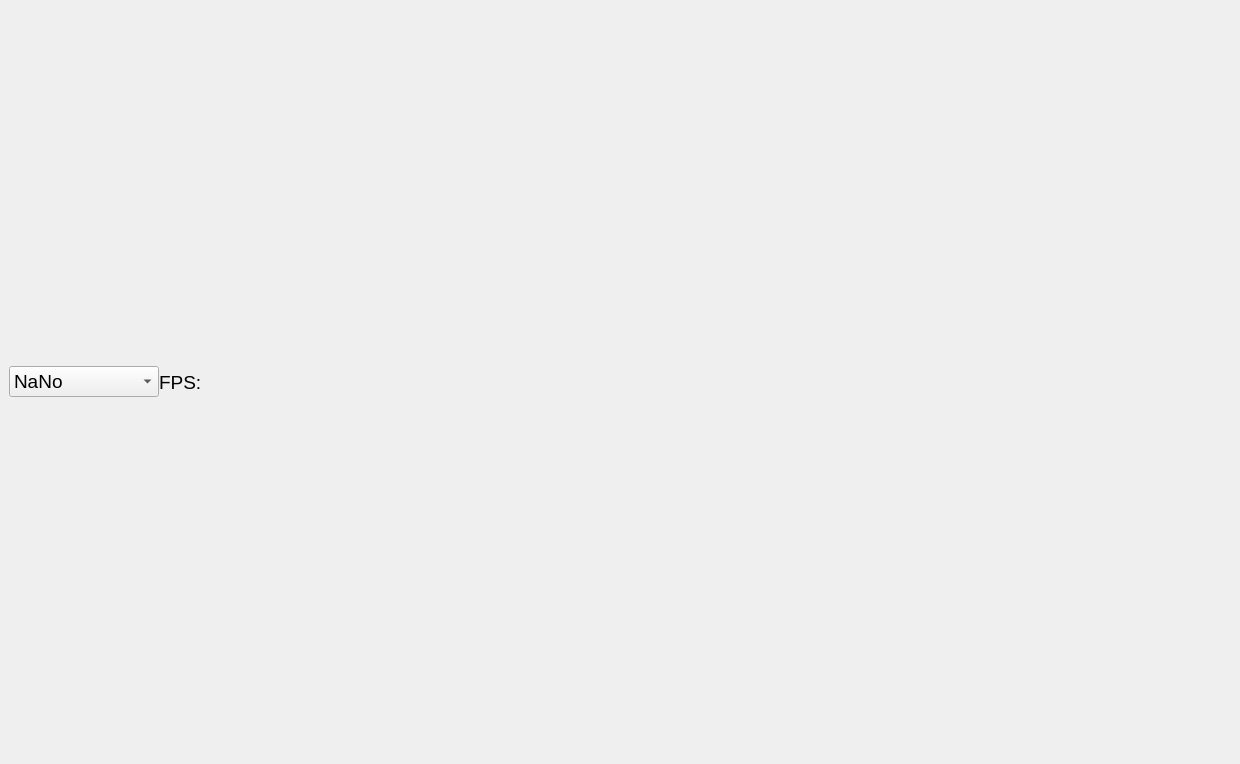
<?xml version="1.0" encoding="UTF-8"?>
<ui version="4.0">
 <class>MainWindow</class>
 <widget class="QMainWindow" name="MainWindow">
  <property name="geometry">
   <rect>
    <x>0</x>
    <y>0</y>
    <width>1240</width>
    <height>764</height>
   </rect>
  </property>
  <property name="font">
   <font>
    <pointsize>14</pointsize>
   </font>
  </property>
  <property name="windowTitle">
   <string>MainWindow</string>
  </property>
  <property name="windowIcon">
   <iconset resource="Resources/Main.qrc">
    <normaloff>:/img/monitor.png</normaloff>:/img/monitor.png</iconset>
  </property>
  <widget class="QWidget" name="centralwidget">
   <layout class="QVBoxLayout" name="verticalLayout_2">
    <property name="spacing">
     <number>0</number>
    </property>
    <property name="leftMargin">
     <number>0</number>
    </property>
    <property name="topMargin">
     <number>0</number>
    </property>
    <property name="rightMargin">
     <number>0</number>
    </property>
    <property name="bottomMargin">
     <number>0</number>
    </property>
    <item>
     <layout class="QHBoxLayout" name="Tools">
      <item>
       <layout class="QHBoxLayout" name="horizontalLayout">
        <property name="leftMargin">
         <number>9</number>
        </property>
        <property name="topMargin">
         <number>9</number>
        </property>
        <property name="rightMargin">
         <number>9</number>
        </property>
        <property name="bottomMargin">
         <number>9</number>
        </property>
        <item>
         <widget class="QComboBox" name="comboBox">
          <property name="minimumSize">
           <size>
            <width>150</width>
            <height>0</height>
           </size>
          </property>
          <property name="autoFillBackground">
           <bool>true</bool>
          </property>
          <property name="currentIndex">
           <number>5</number>
          </property>
          <item>
           <property name="text">
            <string>KCF</string>
           </property>
          </item>
          <item>
           <property name="text">
            <string>MIL</string>
           </property>
          </item>
          <item>
           <property name="text">
            <string>GOTURN</string>
           </property>
          </item>
          <item>
           <property name="text">
            <string>CSRT</string>
           </property>
          </item>
          <item>
           <property name="text">
            <string>DaSiamRPN</string>
           </property>
          </item>
          <item>
           <property name="text">
            <string>NaNo</string>
           </property>
          </item>
         </widget>
        </item>
        <item>
         <widget class="QLabel" name="label">
          <property name="minimumSize">
           <size>
            <width>20</width>
            <height>0</height>
           </size>
          </property>
          <property name="text">
           <string>FPS:</string>
          </property>
         </widget>
        </item>
        <item>
         <widget class="QLabel" name="label_2">
          <property name="minimumSize">
           <size>
            <width>150</width>
            <height>0</height>
           </size>
          </property>
          <property name="text">
           <string/>
          </property>
         </widget>
        </item>
        <item>
         <spacer name="horizontalSpacer">
          <property name="orientation">
           <enum>Qt::Horizontal</enum>
          </property>
          <property name="sizeHint" stdset="0">
           <size>
            <width>40</width>
            <height>20</height>
           </size>
          </property>
         </spacer>
        </item>
       </layout>
      </item>
     </layout>
    </item>
    <item>
     <layout class="QHBoxLayout" name="Graph">
      <property name="spacing">
       <number>0</number>
      </property>
      <item>
       <layout class="QVBoxLayout" name="Picture">
        <property name="spacing">
         <number>0</number>
        </property>
        <item>
         <layout class="QVBoxLayout" name="Video">
          <property name="spacing">
           <number>0</number>
          </property>
         </layout>
        </item>
       </layout>
      </item>
     </layout>
    </item>
   </layout>
  </widget>
 </widget>
 <resources>
  <include location="Resources/Main.qrc"/>
 </resources>
 <connections/>
</ui>
